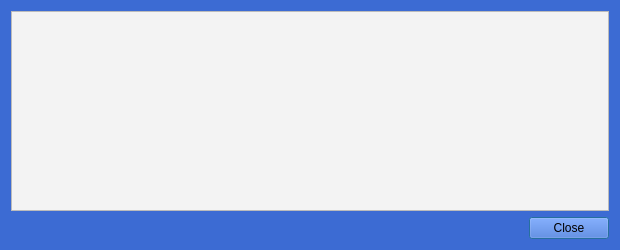
<?xml version="1.0" encoding="UTF-8"?>
<ui version="4.0">
 <class>TransactionDescDialog</class>
 <widget class="QDialog" name="TransactionDescDialog">
  <property name="geometry">
   <rect>
    <x>0</x>
    <y>0</y>
    <width>620</width>
    <height>250</height>
   </rect>
  </property>
  <property name="windowTitle">
   <string notr="true">Transaction details</string>
  </property>
  <property name="styleSheet">
   <string notr="true">background-color: rgb(60, 107, 211);</string>
  </property>
  <layout class="QVBoxLayout" name="verticalLayout">
   <item>
    <widget class="QTextEdit" name="detailText">
     <property name="toolTip">
      <string>This pane shows a detailed description of the transaction</string>
     </property>
     <property name="styleSheet">
      <string notr="true">background-color: rgb(243, 243, 243);</string>
     </property>
     <property name="readOnly">
      <bool>true</bool>
     </property>
    </widget>
   </item>
   <item>
    <widget class="QDialogButtonBox" name="buttonBox">
     <property name="orientation">
      <enum>Qt::Horizontal</enum>
     </property>
     <property name="standardButtons">
      <set>QDialogButtonBox::Close</set>
     </property>
    </widget>
   </item>
  </layout>
 </widget>
 <resources/>
 <connections>
  <connection>
   <sender>buttonBox</sender>
   <signal>accepted()</signal>
   <receiver>TransactionDescDialog</receiver>
   <slot>accept()</slot>
   <hints>
    <hint type="sourcelabel">
     <x>20</x>
     <y>20</y>
    </hint>
    <hint type="destinationlabel">
     <x>20</x>
     <y>20</y>
    </hint>
   </hints>
  </connection>
  <connection>
   <sender>buttonBox</sender>
   <signal>rejected()</signal>
   <receiver>TransactionDescDialog</receiver>
   <slot>reject()</slot>
   <hints>
    <hint type="sourcelabel">
     <x>20</x>
     <y>20</y>
    </hint>
    <hint type="destinationlabel">
     <x>20</x>
     <y>20</y>
    </hint>
   </hints>
  </connection>
 </connections>
</ui>
